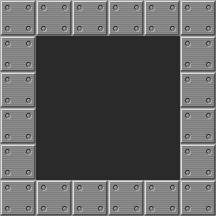

The image is a tile-based game level rendered from a .tmx file. Its description and source (layers, tilesets, objects; grid data summarised) follow:
An orthogonal 6x6 tile map with 36x36 px tiles, 1 tile layer (Tile Layer 1) and 3 objects (Box, Man, Goal).

<map version="1.0" orientation="orthogonal" renderorder="right-down" width="6" height="6" tilewidth="36" tileheight="36" backgroundcolor="#808080" nextobjectid="15">
 <tileset firstgid="1" name="sokoban_tiles" tilewidth="36" tileheight="36" tilecount="6">
  <image source="sokoban_tiles.png" trans="ffffff" width="216" height="36" />
 </tileset>
 <layer name="Tile Layer 1" width="6" height="6">
  <data>[36 cells, 36 non-empty, 2 distinct tile ids]</data>
 </layer>
 <objectgroup name="Object Layer 1">
  <object id="11" name="Box" gid="4" x="108" y="144" width="36" height="36" />
  <object id="12" name="Man" gid="3" x="72" y="108" width="36" height="36" />
  <object id="14" name="Goal" gid="5" x="144" y="180" width="36" height="36" />
 </objectgroup>
</map>
